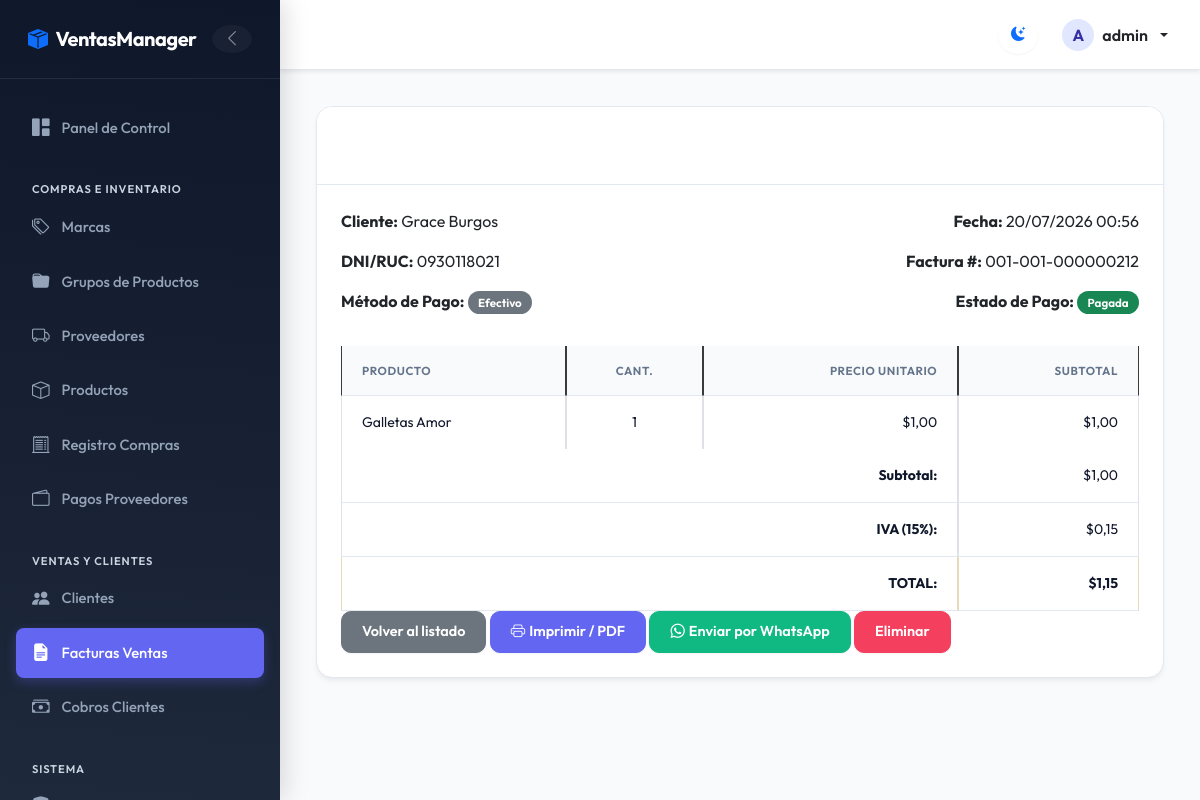
Screenshot of /invoices/94/ (signed in) with the database file from the repository.
### billing/models.py (models this page shows, shortened)
class Invoice(models.Model):
    empresa = models.ForeignKey('Empresa', on_delete=models.PROTECT, related_name='invoices', null=True, blank=True)
    customer = models.ForeignKey(Customer, on_delete=models.PROTECT, related_name='invoices')
    invoice_date = models.DateTimeField(auto_now_add=True)
    subtotal = models.DecimalField(max_digits=12, decimal_places=2, default=0)
    tax = models.DecimalField(max_digits=12, decimal_places=2, default=0)
    total = models.DecimalField(max_digits=12, decimal_places=2, default=0)
    is_active = models.BooleanField(default=True)
    numero = models.CharField(max_length=20, unique=True, blank=True, null=True, verbose_name='Número de Factura')
    tipo_pago = models.CharField(
        max_length=10,
        choices=[('CONTADO', 'Contado'), ('CREDITO', 'Crédito')],
        default='CREDITO',
        verbose_name='Tipo de Pago'
    )
    saldo = models.DecimalField(max_digits=12, decimal_places=2, default=0.00, verbose_name='Saldo')
    estado = models.CharField(
        max_length=15,
        choices=[('PENDIENTE', 'Pendiente'), ('PAGADA', 'Pagada'), ('ANULADA', 'Anulada')],
        default='PENDIENTE',
        verbose_name='Estado'
    )
    metodo_pago = models.CharField(
        max_length=20,
        choices=[('EFECTIVO', 'Efectivo'), ('TRANSFERENCIA', 'Transferencia'), ('PAYPAL', 'PayPal'), ('CREDITO', 'Crédito')],
        default='EFECTIVO',
        verbose_name='Método de Pago'
    )
    clave_acceso = models.CharField(max_length=49, unique=True, blank=True, null=True, verbose_name='Clave de Acceso SRI')
    estado_sri = models.CharField(
        max_length=20,
        choices=[('PENDIENTE', 'Pendiente'), ('AUTORIZADO', 'Autorizado'), ('RECHAZADO', 'Rechazado')],
        default='PENDIENTE',
        verbose_name='Estado SRI'
    )
    class Meta:
        ordering = ['-invoice_date']
        permissions = [
            ("download_invoice_pdf", "Can download Invoice PDF report"),
            ("download_invoice_excel", "Can download Invoice Excel report"),
            ("detail_invoice", "Can view Invoice detail page"),
            ("whatsapp_invoice", "Can send Invoice via WhatsApp"),
        ]
    @property
    def whatsapp_phone(self):
        if not self.customer.phone:
            return ""
        cleaned = "".join(c for c in self.customer.phone if c.isdigit() or c == '+')
        if cleaned.startswith('+'):
            return cleaned[1:]
        digits_only = "".join(c for c in cleaned if c.isdigit())
        if len(digits_only) == 10 and digits_only.startswith('0'):
            digits_only = '593' + digits_only[1:]
        elif len(digits_only) == 9 and digits_only.startswith('9'):
            digits_only = '593' + digits_only
        return digits_only
    @property
    def whatsapp_message(self):
        msg = (
            f"Estimado/a *{self.customer.full_name}*,\n\n"
            f"Le informamos que se ha registrado una transacción sobre su *Factura #{self.numero or f'FAC-{self.id:06d}'}* emitida el {self.invoice_date.strftime('%d/%m/%Y')}.\n\n"
            f"*Detalles del Documento:*\n"
            f"- Subtotal: ${self.subtotal}\n"
            f"- IVA (15%): ${self.tax}\n"
            f"- Total: ${self.total}\n"
            f"- Saldo Pendiente: ${self.saldo}\n"
            f"- Estado de Pago: {self.get_estado_display()}\n\n"
            f"Agradecemos su preferencia.\n"
            f"Saludos cordiales."
        )
        return msg

class Customer(models.Model):
    dni = models.CharField(max_length=13, unique=True, verbose_name='DNI/RUC', validators=[validate_cedula_ec])
    first_name = models.CharField(max_length=100)
    last_name = models.CharField(max_length=100)
    email = models.EmailField(blank=True, null=True)
    phone = models.CharField(max_length=20, blank=True, null=True)
    address = models.TextField(blank=True, null=True)
    is_active = models.BooleanField(default=True)
    created_at = models.DateTimeField(auto_now_add=True)
    updated_at = models.DateTimeField(auto_now=True)
    class Meta:
        ordering = ['last_name', 'first_name']
        permissions = [
            ("download_customer_pdf", "Can download Customer PDF report"),
            ("download_customer_excel", "Can download Customer Excel report"),
            ("detail_customer", "Can view Customer detail modal"),
        ]
    @property
    def full_name(self): return f'{self.first_name} {self.last_name}'

class InvoiceDetail(models.Model):
    invoice = models.ForeignKey(Invoice, on_delete=models.CASCADE, related_name='details')
    product = models.ForeignKey(Product, on_delete=models.PROTECT, related_name='invoice_details')
    quantity = models.IntegerField(default=1)
    unit_price = models.DecimalField(max_digits=12, decimal_places=2)
    subtotal = models.DecimalField(max_digits=12, decimal_places=2, default=0)

class Product(models.Model):
    name = models.CharField(max_length=200, verbose_name='Product Name')
    description = models.TextField(default="", verbose_name='Descripción')
    brand = models.ForeignKey(Brand, on_delete=models.PROTECT, related_name='products')
    group = models.ForeignKey(ProductGroup, on_delete=models.PROTECT, related_name='products')
    suppliers = models.ManyToManyField(Supplier, related_name='products', blank=True)
    unit_price = models.DecimalField(max_digits=12, decimal_places=2)
    stock = models.IntegerField(default=0)
    image = models.ImageField(upload_to='products/', blank=True, null=True, verbose_name='Imagen')
    is_active = models.BooleanField(default=True)
    created_at = models.DateTimeField(auto_now_add=True)
    updated_at = models.DateTimeField(auto_now=True)
    class Meta:
        verbose_name = 'Product'
        verbose_name_plural = 'Products'
        ordering = ['name']
        permissions = [
            ("download_product_pdf", "Can download Product PDF report"),
            ("download_product_excel", "Can download Product Excel report"),
            ("detail_product", "Can view Product detail modal"),
        ]

### billing/views.py (the view)
# urls.py: path('invoices/<int:pk>/', views.invoice_detail, name='invoice_detail'),
@login_required
@permission_required('billing.view_invoice')
def invoice_detail(request, pk):
    invoice = get_object_or_404(
        Invoice.objects.select_related('customer')
                       .prefetch_related('details__product'),
        pk=pk
    )
    return render(request, 'billing/invoice_detail.html', {'invoice': invoice})

### billing/templates/billing/invoice_detail.html (shortened to what this page needs)
{% extends 'billing/base.html' %}
{% block content %}
<div class="card shadow mb-4">
    <div class="card-header bg-dark text-white">
        <h4>Factura #{{ invoice.id }}</h4>
    </div>
    <div class="card-body">
        <div class="row mb-3">
            <div class="col-md-6">
                <p><strong>Cliente:</strong> {{ invoice.customer.full_name }}</p>
                <p><strong>DNI/RUC:</strong> {{ invoice.customer.dni }}</p>
                <p><strong>Método de Pago:</strong> <span class="badge bg-secondary">{{ invoice.get_metodo_pago_display }}</span></p>
            </div>
            <div class="col-md-6 text-end">
                <p><strong>Fecha:</strong> {{ invoice.invoice_date|date:"d/m/Y H:i" }}</p>
                <p><strong>Factura #:</strong> {{ invoice.numero|default:invoice.id }}</p>
                <p><strong>Estado de Pago:</strong>
                    {% if invoice.estado == 'PAGADA' %}
                        <span class="badge bg-success">Pagada</span>
                    {% elif invoice.estado == 'PENDIENTE' %}
                        <span class="badge bg-warning text-dark">Pendiente</span>
                    {% else %}
                        <span class="badge bg-danger">Anulada</span>
                    {% endif %}
                </p>
            </div>
        </div>
        <table class="table table-bordered">
            <thead class="table-dark">
                <tr>
                    <th>Producto</th>
                    <th class="text-center">Cant.</th>
                    <th class="text-end">Precio Unitario</th>
                    <th class="text-end">Subtotal</th>
                </tr>
            </thead>
            <tbody>
                {% for detail in invoice.details.all %}
                <tr>
                    <td>{{ detail.product.name }}</td>
                    <td class="text-center">{{ detail.quantity }}</td>
                    <td class="text-end">${{ detail.unit_price }}</td>
                    <td class="text-end">${{ detail.subtotal }}</td>
                </tr>
                {% endfor %}
            </tbody>
            <tfoot>
                <tr>
                    <td colspan="3" class="text-end fw-bold">Subtotal:</td>
                    <td class="text-end">${{ invoice.subtotal }}</td>
                </tr>
                <tr>
                    <td colspan="3" class="text-end fw-bold">IVA (15%):</td>
                    <td class="text-end">${{ invoice.tax }}</td>
                </tr>
                <tr class="table-warning">
                    <td colspan="3" class="text-end fw-bold fs-5">TOTAL:</td>
                    <td class="text-end fw-bold fs-5">${{ invoice.total }}</td>
                </tr>
            </tfoot>
        </table>
        <a href="{% url 'billing:invoice_list' %}" class="btn btn-secondary">Volver al listado</a>
        {% if perms.billing.download_invoice_pdf %}
        <a href="{% url 'billing:invoice_pdf' invoice.pk %}" class="btn btn-primary"><i class="bi bi-printer me-1"></i>Imprimir / PDF</a>
        {% endif %}
        {% if invoice.whatsapp_phone %}
          {% if perms.billing.whatsapp_invoice %}
          <a href="https://wa.me/{{ invoice.whatsapp_phone }}?text={{ invoice.whatsapp_message|urlencode }}" target="_blank" class="btn btn-success"><i class="bi bi-whatsapp me-1"></i>Enviar por WhatsApp</a>
          {% endif %}
        {% endif %}
        {% if perms.billing.delete_invoice %}
        <a href="{% url 'billing:invoice_delete' invoice.pk %}" class="btn btn-danger">Eliminar</a>
        {% endif %}
    </div>
</div>
{% endblock %}

### billing/templates/billing/base.html (shortened to what this page needs)
{% load security_tags %}
{% load static %}
<!DOCTYPE html>
<html lang="es">
<head>
  <link href="https://cdn.jsdelivr.net/npm/bootstrap@5.3.0/dist/css/bootstrap.min.css" rel="stylesheet">
  <link rel="stylesheet" href="https://cdn.jsdelivr.net/npm/bootstrap-icons@1.10.5/font/bootstrap-icons.css">
  <link rel="stylesheet" href="{% static 'css/custom.css' %}">
</head>
<body>
  <div class="app-container {% if not user.is_authenticated %}no-sidebar{% endif %}" id="appContainer">
    {% if user.is_authenticated %}
    <aside class="sidebar" id="sidebar">
      <div class="sidebar-header d-flex align-items-center justify-content-between">
        <a class="sidebar-brand d-flex align-items-center gap-2" href="{% url 'billing:home' %}">
          <i class="bi bi-box-seam-fill text-primary"></i>
          <span>VentasManager</span>
        </a>
        <button id="sidebarToggleCompact" class="btn btn-link text-white-50 p-0 border-0 d-none d-lg-flex align-items-center justify-content-center" style="width: 28px; height: 28px; border-radius: 50% !important; transition: all 0.2s;" title="Compactar menú">
          <i id="compactIcon" class="bi bi-chevron-left" style="font-size: 1.1rem;"></i>
        </button>
      </div>
      <div class="sidebar-content">
        <ul class="sidebar-menu">
            <li class="sidebar-item">
              <a href="{% url 'billing:home' %}" class="sidebar-link {% if request.resolver_match.view_name == 'billing:home' %}active{% endif %}">
                <i class="bi bi-grid-1x2-fill"></i> <span>Panel de Control</span>
              </a>
            </li>
            {% if user|has_group:'Compras' or user|has_group:'Administrador' or user|has_group:'Gerente' %}
            <li class="sidebar-category">Compras e Inventario</li>
            <li class="sidebar-item">
              <a href="{% url 'billing:brand_list' %}" class="sidebar-link {% if 'brand' in request.path %}active{% endif %}">
                <i class="bi bi-tags"></i> <span>Marcas</span>
              </a>
            </li>
            <li class="sidebar-item">
              <a href="{% url 'billing:productgroup_list' %}" class="sidebar-link {% if 'productgroup' in request.path %}active{% endif %}">
                <i class="bi bi-folder-fill"></i> <span>Grupos de Productos</span>
              </a>
            </li>
            <li class="sidebar-item">
              <a href="{% url 'billing:supplier_list' %}" class="sidebar-link {% if 'supplier' in request.path %}active{% endif %}">
                <i class="bi bi-truck"></i> <span>Proveedores</span>
              </a>
            </li>
            <li class="sidebar-item">
              <a href="{% url 'billing:product_list' %}" class="sidebar-link {% if 'product/' in request.path or 'product_list' in request.resolver_match.view_name %}active{% endif %}">
                <i class="bi bi-box"></i> <span>Productos</span>
              </a>
            </li>
            <li class="sidebar-item">
              <a href="{% url 'purchasing:purchase_list' %}" class="sidebar-link {% if 'purchases' in request.path %}active{% endif %}">
                <i class="bi bi-receipt-cutoff"></i> <span>Registro Compras</span>
              </a>
            </li>
            <li class="sidebar-item">
              <a href="{% url 'pagos:pagos_compras_home' %}" class="sidebar-link {% if 'cobros/compras' in request.path or 'cobros/pagar' in request.path %}active{% endif %}">
                <i class="bi bi-wallet2"></i> <span>Pagos Proveedores</span>
              </a>
            </li>
            {% endif %}
            {% if user|has_group:'Ventas' or user|has_group:'Administrador' or user|has_group:'Gerente' %}
            <li class="sidebar-category">Ventas y Clientes</li>
            <li class="sidebar-item">
              <a href="{% url 'billing:customer_list' %}" class="sidebar-link {% if 'customer' in request.path %}active{% endif %}">
                <i class="bi bi-people-fill"></i> <span>Clientes</span>
              </a>
            </li>
            <li class="sidebar-item">
              <a href="{% url 'billing:invoice_list' %}" class="sidebar-link {% if 'invoice' in request.path %}active{% endif %}">
                <i class="bi bi-file-earmark-text-fill"></i> <span>Facturas Ventas</span>
              </a>
            </li>
            <li class="sidebar-item">
              <a href="{% url 'pagos:pagos_home' %}" class="sidebar-link {% if 'cobros/' in request.path and not 'compras' in request.path and not 'pagar' in request.path %}active{% endif %}">
                <i class="bi bi-cash-stack"></i> <span>Cobros Clientes</span>
              </a>
            </li>
            {% endif %}
            {% if user|has_group:'Administrador' %}
            <li class="sidebar-category">Sistema</li>
            <li class="sidebar-item">
              <a href="{% url 'security:security_home' %}" class="sidebar-link {% if 'security' in request.path %}active{% endif %}">
                <i class="bi bi-shield-lock-fill"></i> <span>Seguridad y Permisos</span>
              </a>
            </li>
            {% endif %}
        </ul>
      </div>
    </aside>
    {% endif %}
    <div class="main-wrapper">
      <header class="topbar shadow-sm">
        <div class="topbar-actions">
          <button id="themeToggle" class="btn btn-link text-body p-2 border-0" aria-label="Cambiar tema" style="font-size: 1.25rem; display: flex; align-items: center; justify-content: center; width: 38px; height: 38px; border-radius: 50% !important; background: transparent;">
            <i id="themeToggleIcon" class="bi bi-moon-stars-fill text-primary"></i>
          </button>
          {% if user.is_authenticated %}
          <div class="dropdown">
            <a class="dropdown-toggle text-body text-decoration-none fw-semibold d-flex align-items-center gap-2" href="#" id="userMenu" data-bs-toggle="dropdown" aria-expanded="false">
              <div class="rounded-circle bg-primary-subtle text-primary d-flex align-items-center justify-content-center text-uppercase fw-bold" style="width: 32px; height: 32px;">
                {{ user.username|slice:":1" }}
              </div>
              <span class="d-none d-sm-inline">{{ user.username }}</span>
            </a>
          </div>
          {% else %}
          <a href="{% url 'login' %}" class="btn btn-primary btn-sm">Iniciar Sesión</a>
          {% endif %}
        </div>
      </header>
      <main class="main-content">
        {% block content %}{% endblock %}
      </main>
    </div>
  </div>
</body>
</html>

### rows the page displays
Invoice: customer.full_name "Grace Burgos", customer.dni "0930118021", metodo_pago "Efectivo", invoice_date "20/07/2026 00:56", numero "001-001-000000212", subtotal "1,00", tax "0,15", total "1,15"
InvoiceDetail: product.name "Galletas Amor", quantity "1", unit_price "1,00", subtotal "1,00"

### other values shown
{{ user.username|slice:":1" }} "A"
{{ user.username }} "admin"
